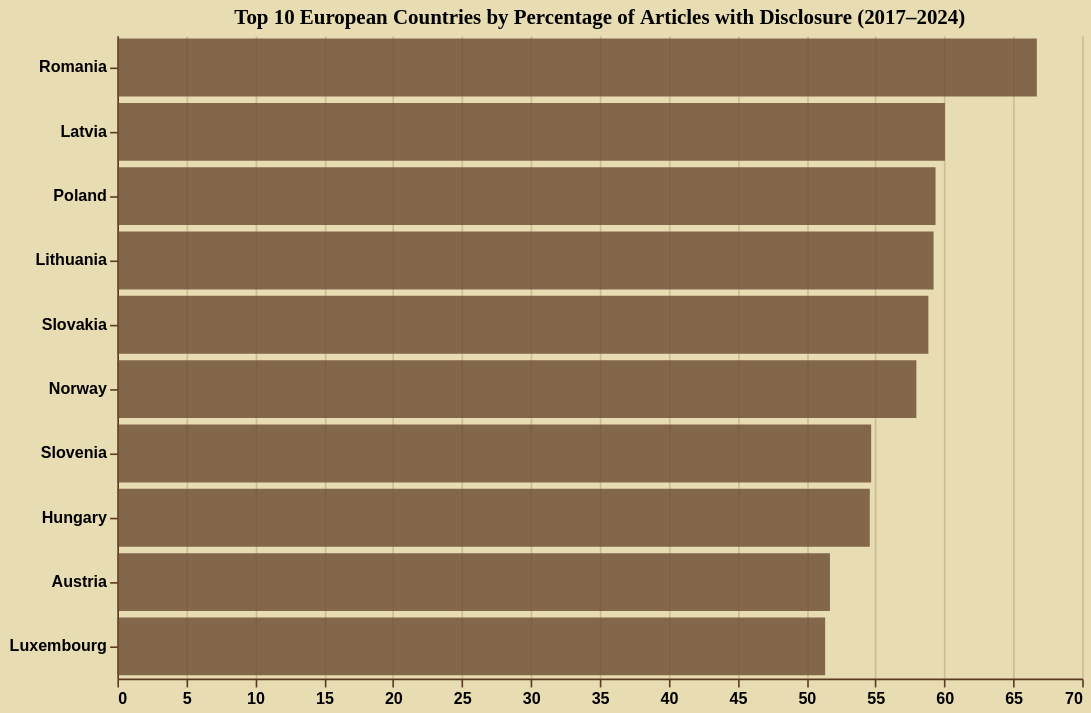

Describe this chart as a Vega-Lite specification.
### Vega-Lite specification from a JSON file in a GitHub repository (floating-point values rounded to 4 significant figures)
{"$schema": "https://vega.github.io/schema/vega-lite/v5.20.1.json", "config": {"area": {"color": "#6b4a32", "opacity": 0.8}, "axis": {"domainColor": "#5a3921", "gridColor": "#5a3921", "gridOpacity": 0.2, "labelColor": "black", "labelFontWeight": "bold", "tickColor": "#5a3921", "titleColor": "black", "titleFont": "EB Garamond"}, "background": "#e8ddb2", "bar": {"color": "#6b4a32", "opacity": 0.8}, "legend": {"labelColor": "black", "labelFont": "EB Garamond", "titleColor": "black", "titleFont": "EB Garamond"}, "line": {"color": "#6b4a32", "opacity": 0.8}, "mark": {"color": "#6b4a32", "opacity": 0.8}, "point": {"color": "#6b4a32", "opacity": 0.8}, "title": {"color": "black", "font": "EB Garamond"}, "view": {"height": 250, "stroke": null, "width": 350}}, "data": {"name": "data-e66d0e9fa9ae8be0626c2f612440d2d9"}, "datasets": {"data-e66d0e9fa9ae8be0626c2f612440d2d9": [{"disclosure_percent": 66.71, "normalized_countries": "Romania", "total_articles": 34956}, {"disclosure_percent": 60.04, "normalized_countries": "Latvia", "total_articles": 4484}, {"disclosure_percent": 59.36, "normalized_countries": "Poland", "total_articles": 145779}, {"disclosure_percent": 59.22, "normalized_countries": "Lithuania", "total_articles": 10845}, {"disclosure_percent": 58.84, "normalized_countries": "Slovakia", "total_articles": 11519}, {"disclosure_percent": 57.97, "normalized_countries": "Norway", "total_articles": 2101}, {"disclosure_percent": 54.69, "normalized_countries": "Slovenia", "total_articles": 17841}, {"disclosure_percent": 54.59, "normalized_countries": "Hungary", "total_articles": 34243}, {"disclosure_percent": 51.7, "normalized_countries": "Austria", "total_articles": 86746}, {"disclosure_percent": 51.35, "normalized_countries": "Luxembourg", "total_articles": 5731}]}, "encoding": {"tooltip": [{"field": "normalized_countries", "title": "Country", "type": "nominal"}, {"field": "disclosure_percent", "title": "% disclosure", "type": "quantitative"}, {"field": "total_articles", "title": "N. of articles", "type": "quantitative"}], "x": {"field": "disclosure_percent", "title": "", "type": "quantitative"}, "y": {"field": "normalized_countries", "sort": "-x", "title": "", "type": "nominal"}}, "height": 400, "mark": {"type": "bar"}, "title": "Top 10 European Countries by Percentage of Articles with Disclosure (2017–2024)", "width": 600}
